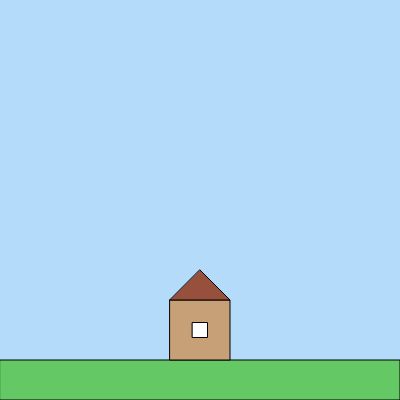
Frame 1 (no input)
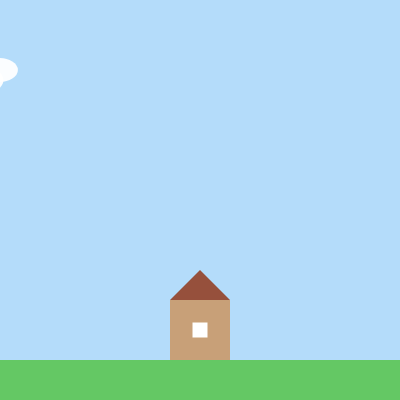
Frame 60 (no input)
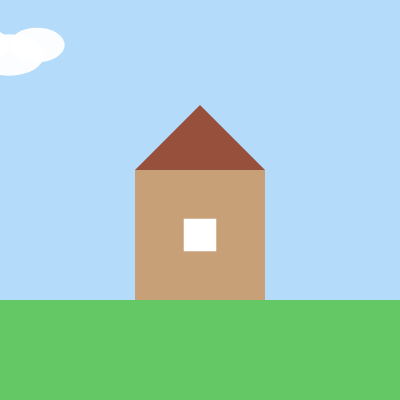
Frame 120 (the mouse pressed at the canvas centre since frame 60)

The p5.js sketch that drew these frames (run headless with seeded random() and noise() and a simulated clock; from frame 60 on, the mouse is pressed at the canvas centre):

// p5.js sketch
// ── sketch.js
/*
 *Title: HW #3_FormGenerator
 *Author: Anisah Ali
 *Date: 17 Sept AU2025
 *Simple Description: Stretch the House!
 */

let cloudOffset = 0;

function setup() {
  createCanvas(400, 400);
  rectMode(CENTER);
  noCursor();
}

function draw() {
  background(180, 220, 250);

  // Grass thickness mapped to mouse position
  let grassThickness = map(mouseX + mouseY, 0, width + height, 40, 160);
  grassThickness = constrain(grassThickness, 40, 160);

  // Draw grass anchored to bottom of canvas
  let grassTop = height - grassThickness;
  fill(100, 200, 100);
  rect(width / 2, grassTop + grassThickness / 2, width, grassThickness);

  // House dimensions mapped but stopped when grass is max
  let houseW = map(mouseX, 0, width, 60, 200);
  let houseH = map(mouseY, 0, height, 60, 200);
  houseW = constrain(houseW, 60, width - 40);
  houseH = constrain(houseH, 60, height - 40);

  // Roof height
  let roofH = houseH / 2;

  // House base should always sit on grass
  let baseY = grassTop; // top of grass
  let cy = baseY - houseH / 2; // center y of house
  let cx = width / 2;

  // House body
  fill(200, 160, 120);
  rect(cx, cy, houseW, houseH);

  // Roof
  fill(150, 80, 60);
  triangle(
    cx - houseW / 2, cy - houseH / 2,
    cx + houseW / 2, cy - houseH / 2,
    cx, cy - houseH / 2 - roofH
  );

  // Window
  let winSize = houseW / 4;
  fill(255);
  rect(cx, cy, winSize, winSize);

  // Clouds (scaled to move with house + grass //)
  let cloudYShift = map(grassThickness, 40, 160, 0, -50);
  let cloudScale = map(houseH, 60, 200, 0.8, 1.5);

  //big cloud movement
  drawCloud((cloudOffset % (width + 100) - 50), 80 + cloudYShift, 60 * cloudScale);
  //little cloud movement
  drawCloud(((cloudOffset * 0.7) % (width + 200) - 100), 130 + cloudYShift, 40 * cloudScale);
  cloudOffset += 0.5;
}

//draw clouds NOW!!!
function drawCloud(x, y, size) {
  noStroke();
  fill(255, 240);
  ellipse(x, y, size, size * 0.6);
  ellipse(x + size * 0.4, y - 10, size * 0.8, size * 0.5);
  ellipse(x - size * 0.4, y - 10, size * 0.8, size * 0.5);
}
